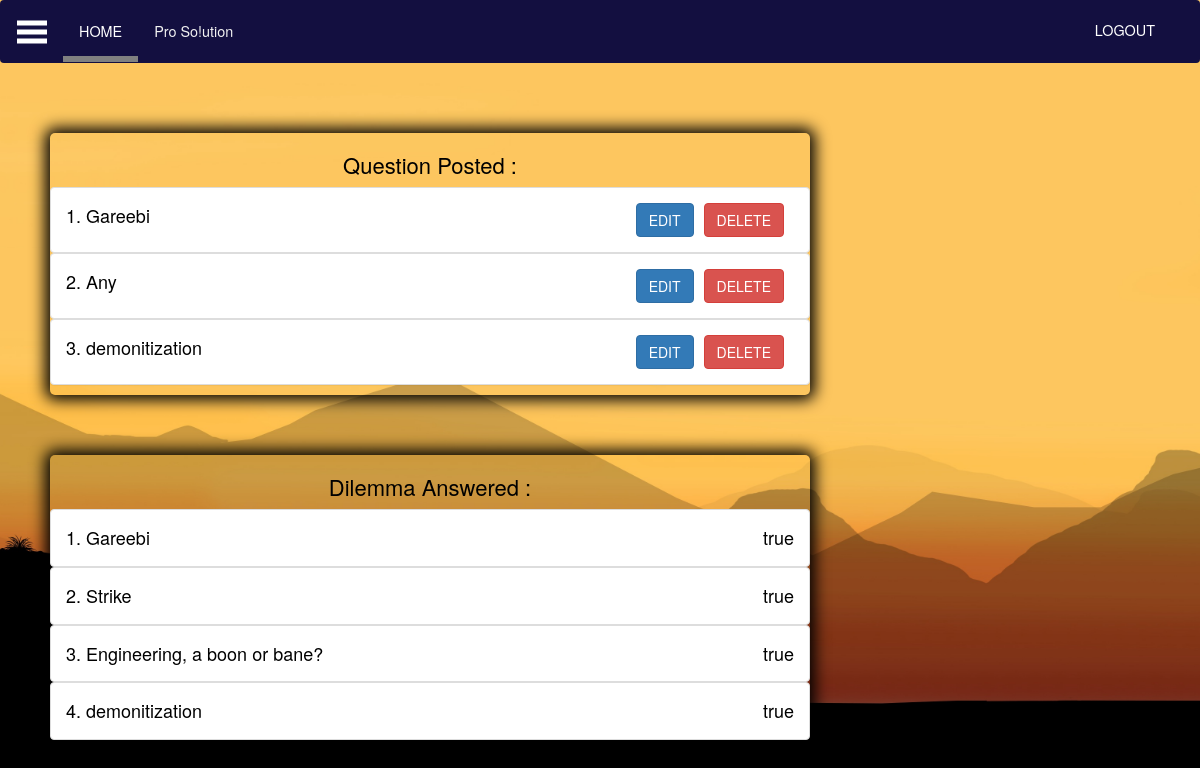
The app's page /WebApp-anbdroidVotingSys/sub/history.php (signed in) with its own data.
### tables this page shows
CREATE TABLE `question` (
  `question_no` int(11) NOT NULL,
  `u_id` int(11) NOT NULL,
  `question_topic` text NOT NULL,
  `question_brief` text NOT NULL,
  `keytokken` varchar(15) NOT NULL
);

CREATE TABLE `answer_key` (
  `ans_id` int(11) NOT NULL,
  `u_id` int(11) NOT NULL,
  `keytokken` varchar(15) NOT NULL,
  `ckeck_bool` varchar(5) NOT NULL,
  `breif` text NOT NULL
);

### WebApp-anbdroidVotingSys/sub/history.php (the view, shortened to what this page needs)
<!DOCTYPE html>
<html>
<head>
	<link rel="stylesheet" href="..\style\css\home.css">
	<link rel="stylesheet" href="https://maxcdn.bootstrapcdn.com/bootstrap/3.4.0/css/bootstrap.min.css">
	<link rel="stylesheet" href="..\style\css\history.css">
</head>
<body>
	<nav class="navbar">
		<span class="open-slide">
			<a href="#" onclick="openSlideMenu()">
				<svg width="30" height="30">
			</a>
		</span>
        <ul class="navbar-nav">
            <li><a style="text-decoration:none"class="a" href="home.php">HOME</a></li>
            <li><a style="text-decoration:none">Pro So!ution</a></li>
        </ul>
		<div style="padding: 8px;">
        <div class="logout" style="float: right;">
            <a style="text-decoration: none;color: white;" href="endSession.php">LOGOUT</a>
        </div>
        </div>
	</nav>
	<div id="main">
		<div class="main">
			<div class="box question-added">
				<h3>Question Posted :</h3>
                <?php
                $uid = $_SESSION['user_id'];$i=0;$j=0;
                $check = mysql_query("SELECT * FROM question WHERE u_id='$uid'");
                while ($row=mysql_fetch_array($check)):
                ?>
            	<div class="panel panel-default" onclick="">
            		<div class="panel-body" style="font-size: 18px;">
            		   <?php $i++;
            		   echo $i.".  ";
            		   echo $row['question_topic'];
            		   ?>
            		    <button class="btn btn-danger">DELETE</button>
            		    <button class="btn btn-primary" type="button" data-toggle="modal" data-target="#myModal" name="EKEY">EDIT</button>
            	    </div>
                </div>
                <?php endwhile; ?>
			</div>
			<div class="box vote-participation">
				<h3>Dilemma Answered :</h3>
                <?php
                $check2 = mysql_query("SELECT * FROM answer_key WHERE u_id='$uid'");
                while ($row2=mysql_fetch_array($check2)):
            	$q = mysql_query("SELECT * FROM question WHERE keytokken = '$row2[2]' ");
                ?>
            	<div class="panel panel-default" onclick="">
            		<div class="panel-body" style="font-size: 18px;">
            		    <?php $j++;
            		    echo $j.".  ";
            		    while($row1=mysql_fetch_array($q)):
            		    echo $row1[2];
            		    ?>
            		    <span style="float: right;">
            		    <?php
            		    if(!empty($row2[3]))
            		        {
            		        	echo $row2[3];
            		        }
            		     elseif (!empty($row2[4]))
            		        {
            		             echo $row2[4];
            		        }
            		    endwhile;
            		    ?></span>
            	    </div>
            	</div>
                <?php endwhile; ?>
			</div>
		</div>
	</div>
</body>
</html>

### WebApp-anbdroidVotingSys/style/css/home.css (style rules this page uses)
html { scroll-behavior: smooth; }
* { margin: 0; padding: 0; box-sizing: border-box; }
.open-slide a svg { margin-top:6px; }
body { background-color:#f4f4f4; font-family: 'Poppins', sans-serif; }
.navbar { top:0; background-color:#130f40; position:sticky fixed; width: 100%; overflow: hidden; height: 63px; z-index: 100; }
.navbar a { float: left; display: block; color: #f2f2f2; text-align: center; padding: 14px 16px; text-decoration: none; font-size: 1.2vw; transition: 0.5s; margin-top: -3px; }
ul li a { color: black; transition: 0.5s; }
.navbar ul { list-style: none;margin: 8px 0 0 0; }
li .a { border-bottom:2px solid grey; border-bottom-width: 6px; color:white; }
#main { transition: margin-left 0.5s; padding: 20px; overflow: hidden; width: 100%; }
.logout a { color:white; list-style-type: none; }
.logout { margin-right: 10px;padding: 0 10px;transition: 0.5s; }

### WebApp-anbdroidVotingSys/style/css/history.css (style rules this page uses)
body { background-image: url("../images/activity.jpg"); min-height: 837px; background-attachment: fixed; background-position: center; background-repeat: no-repeat; background-size: cover; }
.main { display: flex; flex-wrap: wrap; }
h3 { text-align: center; font-size: 22px; }
.box { margin:30px; width: 95vh; height:auto;color: black; transition: 0.5s;border-radius: 5px; box-shadow: 0px 0px 15px 5px black; padding: 0 0 10px 0; }
.panel { text-align:left; font-size: 20px;margin: 0; }
.btn { float:right; margin-right:10px; }

### records on screen
question: question_topic "Gareebi"
question: question_topic "Any"
question: question_topic "demonitization"
answer_key: ckeck_bool "true"
answer_key: ckeck_bool "true"
question: question_topic "Strike"
answer_key: ckeck_bool "true"
question: question_topic "Engineering, a boon or bane?"
answer_key: ckeck_bool "true"
